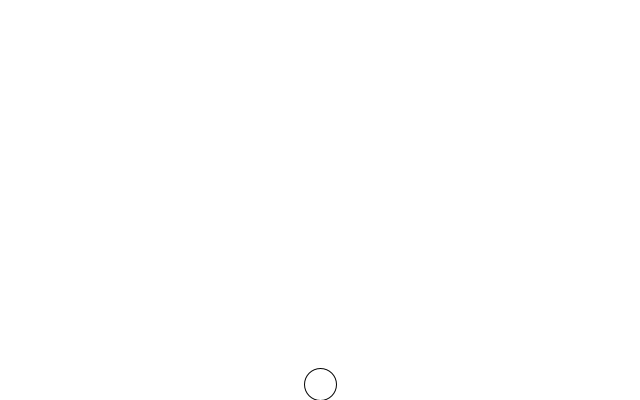
Frame 1 (no input)
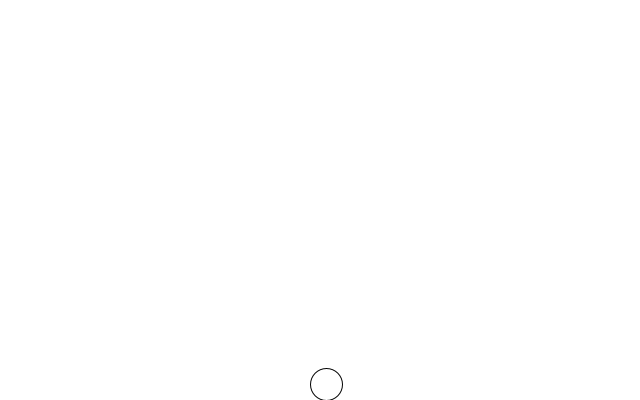
Frame 60 (the mouse pressed at the canvas centre just before this capture)
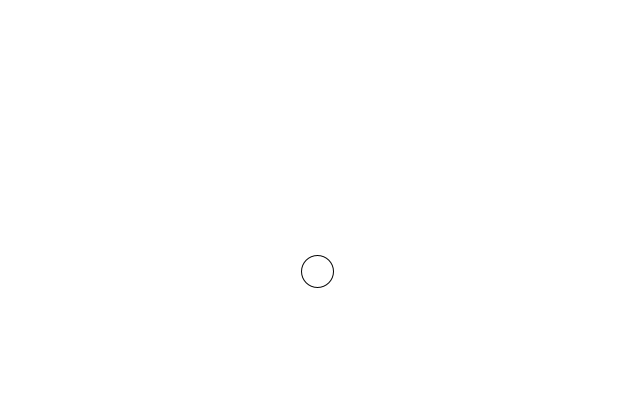
Frame 120 (the mouse held since frame 60 and released just before this capture)

The Processing sketch that drew these frames (run headless with seeded random() and noise(); from frame 60 on, the mouse is pressed at the canvas centre):

// Processing sketch: CatnBallGravity
// ── CatnBallGravity.pde
Cat c;
float tx = 10000;

void settings(){
  size(640, 400);
  smooth();
}

void setup(){
 background(255);
 
 c = new Cat();
}

void draw(){
  background(255);
  if(mousePressed){
    c.jump();
  }
  
  PVector gravity = new PVector(0, 0.1);
  float cF = 0.01;
  PVector friction = c.velocity.copy();
  friction.mult(-1);
  friction.normalize();
  friction.mult(cF);
  
  c.applyForce(gravity);
  c.applyForce(friction);
  c.update();
  c.display();
}
// ── Cat.pde
class Cat {
  PVector location;
  PVector velocity;
  PVector acceleration;
  
  float mass;
  float size;

  boolean isJumping;
  
  Cat(){
    size = 32;
    location = new PVector(width/2, height);
    velocity = new PVector(0, 0);    
    acceleration = new PVector(0, 0);
    mass = 1;
    isJumping = false;
  }
  
  void update(){
    if(!isJumping && location.y == height - 16){
      acceleration.x = map(noise(tx), 0, 1, -0.5, 0.5);
      tx+= 0.1;
    }
    
    velocity.add(acceleration);
    velocity.limit(5);
    location.add(velocity);
    acceleration.mult(0);
  }
  
  void applyForce(PVector force){
    PVector f = PVector.div(force, mass);
    acceleration.add(f);
  }
  
  void jump(){
    if(location.y == height - 16){
      
      PVector mouse = new PVector(mouseX, mouseY);
      PVector dist = PVector.sub(mouse, location);
      
      dist.normalize();
      dist.mult(random(1, 100));
    
      acceleration = dist;
      velocity.add(acceleration);
      velocity.limit(5);
      location.add(velocity);
    }
  }
  
  void display(){
    fill(255);
    stroke(1);
    
    location.x = constrain(location.x, 0, width-size/2);
    location.y = constrain(location.y, 0, height-size/2);
    
    ellipse(location.x, location.y, size, size);
  }
}
